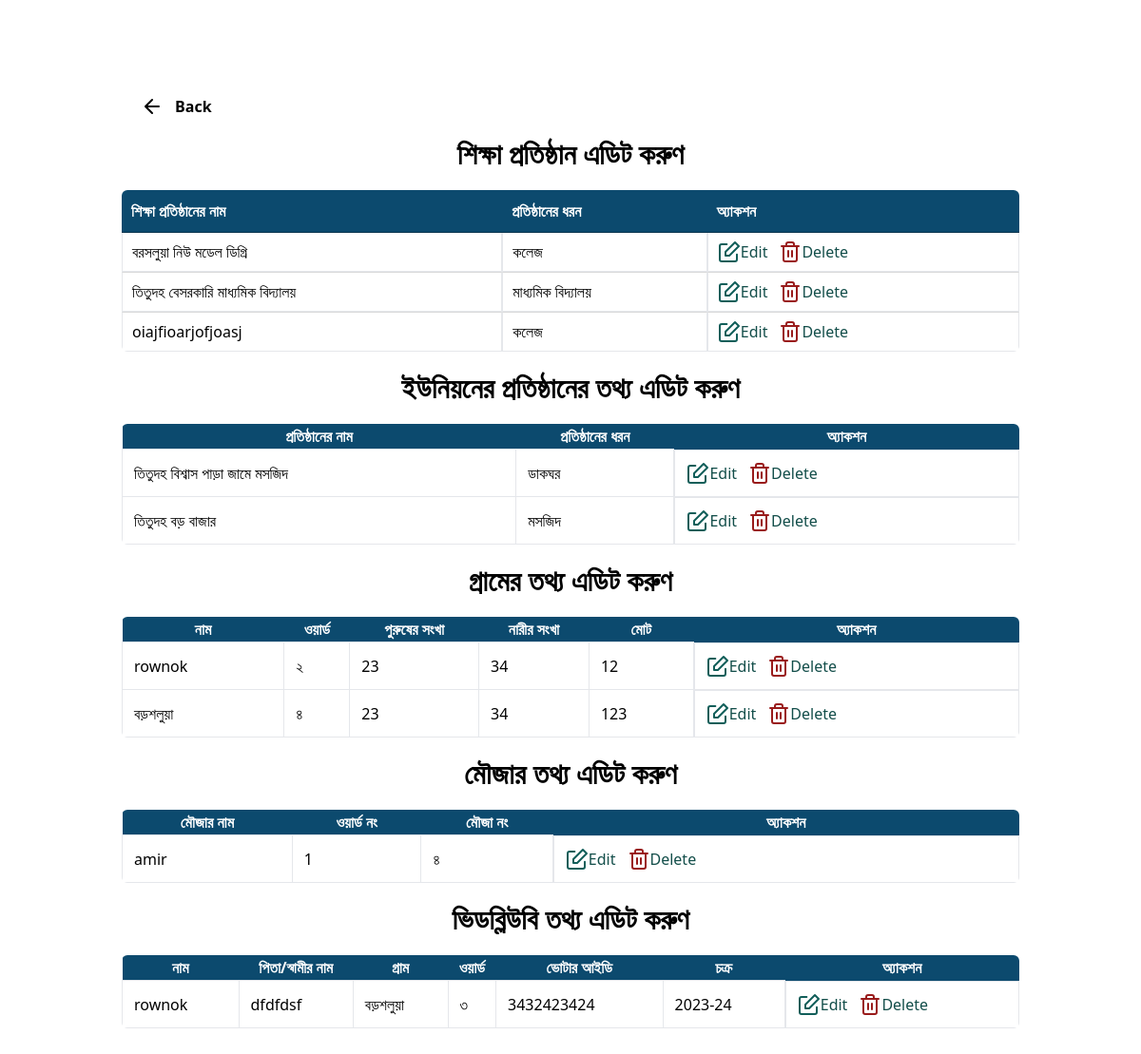
Page /protisthan/edit/pedit.php (signed in) on the committed database.
### tables this page shows
CREATE TABLE `shikkhaprotisthan` (
  `id` int(11) NOT NULL,
  `sname` varchar(255) NOT NULL,
  `sdhoron` varchar(255) NOT NULL
);

CREATE TABLE `upprotisthan` (
  `id` int(11) NOT NULL,
  `name` varchar(255) NOT NULL,
  `pdhoron` varchar(255) NOT NULL
);

CREATE TABLE `gram` (
  `id` int(11) NOT NULL,
  `name` varchar(255) NOT NULL,
  `word` varchar(255) NOT NULL,
  `male` varchar(255) NOT NULL,
  `female` varchar(255) NOT NULL,
  `total` varchar(255) NOT NULL
);

CREATE TABLE `mouja` (
  `id` int(11) NOT NULL,
  `name` varchar(255) NOT NULL,
  `word` varchar(255) NOT NULL,
  `moujano` varchar(255) NOT NULL
);

CREATE TABLE `vwb` (
  `id` int(11) NOT NULL,
  `name` varchar(255) NOT NULL,
  `fatherhusband` varchar(255) NOT NULL,
  `gram` varchar(255) NOT NULL,
  `word` varchar(255) NOT NULL,
  `voterid` varchar(255) NOT NULL,
  `cokro` varchar(255) NOT NULL
);

### protisthan/edit/pedit.php (the view, shortened to what this page needs)
<!doctype html>
<html>
<head>
    <link rel="stylesheet" href="style.css">
    <link href="https://cdn.datatables.net/1.10.19/css/jquery.dataTables.min.css" rel="stylesheet">
	<link href="https://cdn.datatables.net/responsive/2.2.3/css/responsive.dataTables.min.css" rel="stylesheet">
    <script src="https://cdn.tailwindcss.com"></script>
</head>
<body class="md:px-32 mx-auto  py-20">
<a href="../phome.php" class="text-center bg-white font-semibold flex gap-3 items-center sticky top-0 left-0 w-full py-5 px-5">
        <svg xmlns="http://www.w3.org/2000/svg" width="24" height="24" viewBox="0 0 24 24" fill="none" stroke="#000000" stroke-width="2" stroke-linecap="round" stroke-linejoin="round">
            <path d="M19 12H6M12 5l-7 7 7 7" />
        </svg>
        Back</a>
    <p class="text-center font-semibold text-2xl md:text-3xl">শিক্ষা প্রতিষ্ঠান এডিট করুণ </p>
    <div class="container mt-5">
    <table id="example" class="display rounded-md overflow-hidden" style="width:100%">
        <thead>
            <tr  class="bg-sky-900 flex flex-col flex-no wrap sm:table-row rounded-l-lg sm:rounded-none mb-2 sm:mb-0 text-white">
                <th>শিক্ষা প্রতিষ্ঠানের নাম </th>
                <th>প্রতিষ্ঠানের ধরন</th>
                <th>অ্যাকশন</th>
            </tr>
        </thead>
        <tbody>
        <?php
                    include '../../_dbconnect.php';
                    $query = "SELECT * FROM `shikkhaprotisthan`";
                    $poriciti = mysqli_query($con, $query);
                    while ($row = mysqli_fetch_assoc($poriciti)) {
                        $id=$row['id'];
                    ?>
                <tr class="flex flex-col flex-no wrap sm:table-row mb-2 sm:mb-0">
                    <td class='border-grey-light border  p-3  cursor-pointer'><?= $row['sname'] ?></td>
                    <td class='border-grey-light border  p-3  cursor-pointer'><?= $row['sdhoron'] ?></td>
                    <td class="border-grey-light border  p-3  cursor-pointer flex  gap-3 items-center">
                <a class="flex items-center text-teal-900 hover:font-medium" href="shikkhaedit.php?id=<?php echo $id; ?>">
                    Edit
                </a>
                <a class="flex items-center text-teal-900 hover:font-medium" href="../detete/sdelete.php?id=<?php echo $id; ?>">
                    Delete
                </a>
            </td>
                </tr>
            <?php
                    }
            ?>
        </tbody></table>
    </div>
    <p class="text-center font-semibold text-2xl md:text-3xl mt-5"> ইউনিয়নের প্রতিষ্ঠানের তথ্য এডিট করুণ </p>
    <div class="container mt-5">
    <table id="example" class="display rounded-md overflow-hidden" style="width:100%">
        <thead>
            <tr  class="bg-sky-900 flex flex-col flex-no wrap sm:table-row rounded-l-lg sm:rounded-none mb-2 sm:mb-0 text-white">
                <th>প্রতিষ্ঠানের নাম </th>
                <th>প্রতিষ্ঠানের ধরন</th>
                <th>অ্যাকশন</th>
            </tr>
        </thead>
        <tbody>
        <?php
                    include '../../_dbconnect.php';
                    $query = "SELECT * FROM `upprotisthan`";
                    $poriciti = mysqli_query($con, $query);
                    while ($row = mysqli_fetch_assoc($poriciti)) {
                        $id=$row['id'];
                    ?>
                <tr class="flex flex-col flex-no wrap sm:table-row mb-2 sm:mb-0">
                    <td class='border-grey-light border  p-3  cursor-pointer'><?= $row['name'] ?></td>
                    <td class='border-grey-light border  p-3  cursor-pointer'><?= $row['pdhoron'] ?></td>
                    <td class="border-grey-light border  p-3  cursor-pointer flex  gap-3 items-center">
                <a class="flex items-center text-teal-900 hover:font-medium" href="upedit.php?id=<?php echo $id; ?>">
                    Edit
                </a>
                <a class="flex items-center text-teal-900 hover:font-medium"  href="../detete/porishoddelete.php?id=<?php echo $id; ?>">
                    Delete
                </a>
            </td>
                </tr>
            <?php
                    }
            ?>
        </tbody></table>
    </div>
<p class="text-center font-semibold text-2xl md:text-3xl mt-5"> গ্রামের তথ্য এডিট করুণ </p>
<div class="container mt-5">
    <table id="example" class="display rounded-md overflow-hidden" style="width:100%">
        <thead>
        <tr  class="bg-sky-900 flex flex-col flex-no wrap sm:table-row rounded-l-lg sm:rounded-none mb-2 sm:mb-0 text-white">
            <th>নাম</th>
            <th>ওয়ার্ড</th>
            <th>পুরুষের সংখা </th>
            <th>নারীর সংখা</th>
            <th>মোট</th>
            <th>অ্যাকশন</th>
        </tr>
        </thead>
        <tbody>
        <?php
        include '../../_dbconnect.php';
        $query = "SELECT * FROM `gram`";
        $poriciti = mysqli_query($con, $query);
        while ($row = mysqli_fetch_assoc($poriciti)) {
            $id=$row['id'];
            ?>
            <tr class="flex flex-col flex-no wrap sm:table-row mb-2 sm:mb-0">
                <td class='border-grey-light border  p-3  cursor-pointer'><?= $row['name'] ?></td>
                <td class='border-grey-light border  p-3  cursor-pointer'><?= $row['word'] ?></td>
                <td class='border-grey-light border  p-3  cursor-pointer'><?= $row['male'] ?></td>
                <td class='border-grey-light border  p-3  cursor-pointer'><?= $row['female'] ?></td>
                <td class='border-grey-light border  p-3  cursor-pointer'><?= $row['total'] ?></td>
                <td class="border-grey-light border  p-3  cursor-pointer flex  gap-3 items-center">
                    <a class="flex items-center text-teal-900 hover:font-medium" href="gramedit.php?id=<?php echo $id; ?>">
                        Edit
                    </a>
                    <a class="flex items-center text-teal-900 hover:font-medium"  href="../detete/gramdelete.php?id=<?php echo $id; ?>">
                        Delete
                    </a>
                </td>
            </tr>
            <?php
        }
        ?>
        </tbody></table>
</div>
<p class="text-center font-semibold text-2xl md:text-3xl mt-5"> মৌজার  তথ্য এডিট করুণ </p>
<div class="container mt-5">
    <table id="example" class="display rounded-md overflow-hidden" style="width:100%">
        <thead>
        <tr  class="bg-sky-900 flex flex-col flex-no wrap sm:table-row rounded-l-lg sm:rounded-none mb-2 sm:mb-0 text-white">
            <th>মৌজার নাম </th>
            <th>ওয়ার্ড নং </th>
            <th>মৌজা নং</th>
            <th>অ্যাকশন</th>
        </tr>
        </thead>
        <tbody>
        <?php
        include '../../_dbconnect.php';
        $query = "SELECT * FROM `mouja`";
        $poriciti = mysqli_query($con, $query);
        while ($row = mysqli_fetch_assoc($poriciti)) {
            $id=$row['id'];
            ?>
            <tr class="flex flex-col flex-no wrap sm:table-row mb-2 sm:mb-0">
                <td class='border-grey-light border  p-3  cursor-pointer'><?= $row['name'] ?></td>
                <td class='border-grey-light border  p-3  cursor-pointer'><?= $row['word'] ?></td>
                <td class='border-grey-light border  p-3  cursor-pointer'><?= $row['moujano'] ?></td>
                <td class="border-grey-light border  p-3  cursor-pointer flex  gap-3 items-center">
                    <a class="flex items-center text-teal-900 hover:font-medium" href="moujaedit.php?id=<?php echo $id; ?>">
                        Edit
                    </a>
                    <a class="flex items-center text-teal-900 hover:font-medium"  href="../detete/moujadelete.php?id=<?php echo $id; ?>">
                        Delete
                    </a>
                </td>
            </tr>
            <?php
        }
        ?>
        </tbody></table>
</div>
<p class="text-center font-semibold text-2xl md:text-3xl mt-5"> ভিডব্লিউবি  তথ্য এডিট করুণ </p>
<div class="container mt-5">
    <table id="example" class="display rounded-md overflow-hidden" style="width:100%">
        <thead>
        <tr  class="bg-sky-900 flex flex-col flex-no wrap sm:table-row rounded-l-lg sm:rounded-none mb-2 sm:mb-0 text-white">
            <th>নাম</th>
            <th>পিতা/স্বামীর নাম </th>
            <th>গ্রাম</th>
            <th>ওয়ার্ড</th>
            <th>ভোটার আইডি</th>
            <th>চক্র</th>
            <th>অ্যাকশন</th>
        </tr>
        </thead>
        <tbody>
        <?php
        include '../../_dbconnect.php';
        $query = "SELECT * FROM `vwb`";
        $poriciti = mysqli_query($con, $query);
        while ($row = mysqli_fetch_assoc($poriciti)) {
            $id=$row['id'];
            ?>
            <tr class="flex flex-col flex-no wrap sm:table-row mb-2 sm:mb-0">
                <td class='border-grey-light border  p-3  cursor-pointer'><?= $row['name'] ?></td>
                <td class='border-grey-light border  p-3  cursor-pointer'><?= $row['fatherhusband'] ?></td>
                <td class='border-grey-light border  p-3  cursor-pointer'><?= $row['gram'] ?></td>
                <td class='border-grey-light border  p-3  cursor-pointer'><?= $row['word'] ?></td>
                <td class='border-grey-light border  p-3  cursor-pointer'><?= $row['voterid'] ?></td>
                <td class='border-grey-light border  p-3  cursor-pointer'><?= $row['cokro'] ?></td>
                <td class="border-grey-light border  p-3  cursor-pointer flex  gap-3 items-center">
                    <a class="flex items-center text-teal-900 hover:font-medium" href="vwbedit.php?id=<?php echo $id; ?>">
                        Edit
                    </a>
                    <a class="flex items-center text-teal-900 hover:font-medium"  href="../detete/vwbdelete.php?id=<?php echo $id; ?>">
                        Delete
                    </a>
                </td>
            </tr>
            <?php
        }
        ?>
        </tbody></table>
</div>
</body>
</html>

### rows in the picture
shikkhaprotisthan: sname "বরসলুয়া নিউ মডেল ডিগ্রি", sdhoron "কলেজ"
shikkhaprotisthan: sname "তিতুদহ বেসরকারি মাধ্যমিক বিদ্যালয়", sdhoron "মাধ্যমিক বিদ্যালয়"
shikkhaprotisthan: sname "oiajfioarjofjoasj", sdhoron "কলেজ"
upprotisthan: name "তিতুদহ বিশ্বাস পাড়া জামে মসজিদ", pdhoron "ডাকঘর"
upprotisthan: name "তিতুদহ বড় বাজার", pdhoron "মসজিদ"
gram: name "rownok", word "২", male "23", female "34", total "12"
gram: name "বড়শলুয়া", word "৪", male "23", female "34", total "123"
mouja: name "amir", word "1", moujano "৪"
vwb: name "rownok", fatherhusband "dfdfdsf", gram "বড়শলুয়া", word "৩", voterid "3432423424", cokro "2023-24"
